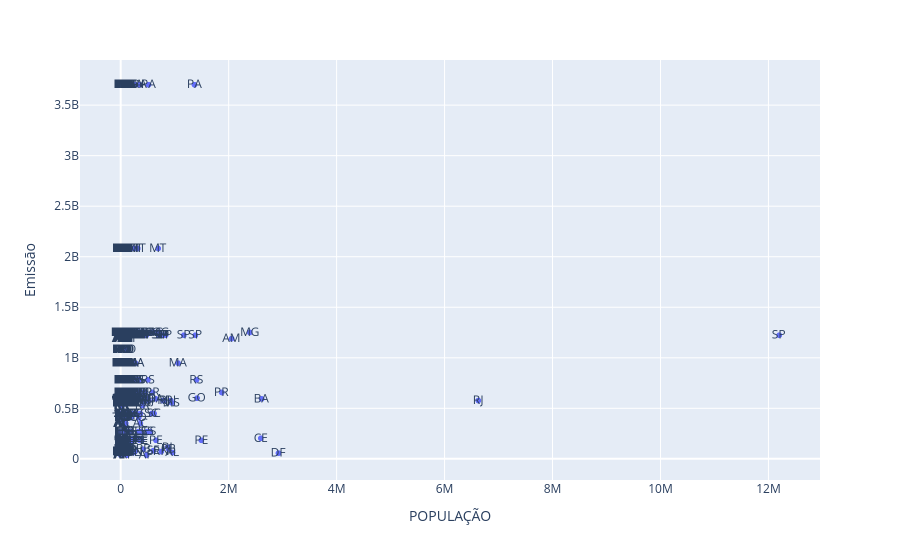

The notebook cell this image was saved under:
### Code cell
px.scatter(data_frame = dados_agrupados, x = 'POPULAÇÃO', y = 'Emissão', text = 'Estado')

### Figure 1 — Plotly figure (JSON) as saved in the notebook; plotly's stock layout.template omitted (floating-point values rounded to 4 significant figures; data arrays with more than 128 entries replaced by an {"elided": "..."} marker saying what was removed)
{"data": [{"hovertemplate": "POPULAÇÃO=%{x}<br>Emissão=%{y}<br>Estado=%{text}<extra></extra>", "legendgroup": "", "marker": {"color": "#636efa", "symbol": "circle"}, "mode": "markers+text", "name": "", "showlegend": false, "text": {"elided": "5570 str values"}, "type": "scattergl", "x": {"elided": "5570 mixed values"}, "xaxis": "x", "y": {"elided": "5570 float values"}, "yaxis": "y"}], "layout": {"legend": {"tracegroupgap": 0}, "margin": {"t": 60}, "xaxis": {"anchor": "y", "domain": [0, 1], "title": {"text": "POPULAÇÃO"}}, "yaxis": {"anchor": "x", "domain": [0, 1], "title": {"text": "Emissão"}}}}
